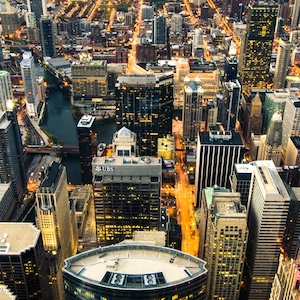
#> input picture special_effect/image.jpg, 300 x 300 px
$ jupyter execute 15_draw_word.ipynb
#> lines starting #> are read from the running program, lines starting #| are printed output that depends on the picture; after the words box and inside, x2 and y2 are one past the last pixel; in counts of white or black regions, pixels touching at a corner belong together
[cell 1]
# 文字图片绘制
import cv2
import numpy as np
img = cv2.imread('image.jpg', 1)
#> img is the input picture: shape (300, 300, 3); mean B, G, R 83.4, 99.9, 109.6
font = cv2.FONT_HERSHEY_SIMPLEX
cv2.rectangle(img, (200,100), (500,400), (0,255,0), 3)
# p1:dst, p2:文字内容, p3:坐标, p4:字体, p5:字号, p6:color, p7:粗细, p8:line type
cv2.putText(img, 'RaistlinD', (100, 300), font, 1, (200,100,255), 2, cv2.LINE_AA)
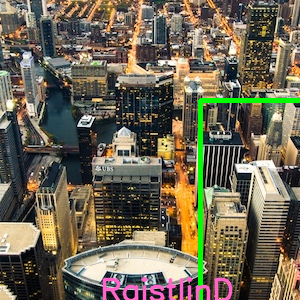
#> img: shape (300, 300, 3); mean B, G, R 83.8, 102.8, 110.2
cv2.imshow('dst', img)
cv2.waitKey(0)

[cell 2]
import cv2
import numpy as np
img = cv2.imread('image.jpg', 1)
cv2.imshow('src', img)
height = int(img.shape[0]*0.2)
#> height = 60
width = int(img.shape[1]*0.2)
#> width = 60
imgResize = cv2.resize(img,(width, height))
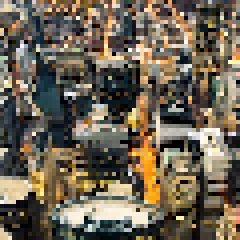
#> imgResize: shape (60, 60, 3) (shown 4 times larger); mean B, G, R 83.6, 100.2, 110
for i in range(0,height):
    for j in range(0,width):
        img[i+50, j+150] = imgResize[i,j]
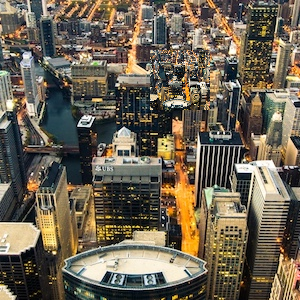
#> img: shape (300, 300, 3); 4% of pixels changed, all inside (x1, y1, x2, y2) = (150, 50, 210, 110)
cv2.imshow('dst', img)
cv2.waitKey(0)
